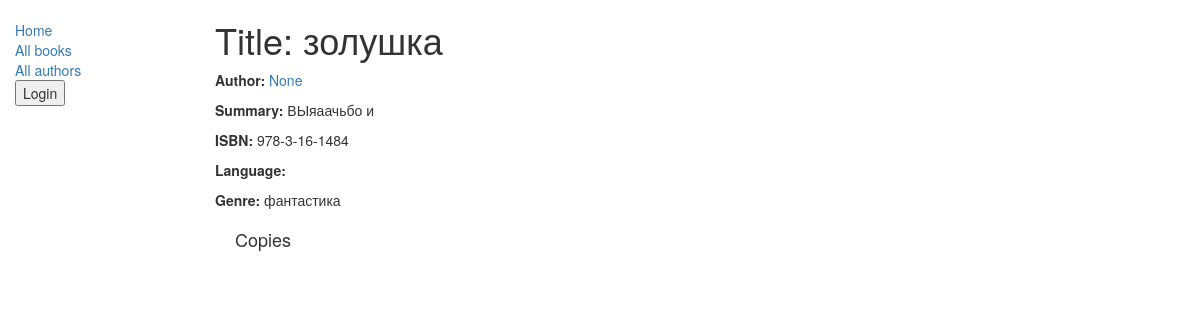
The app's page /book/2/, older data.
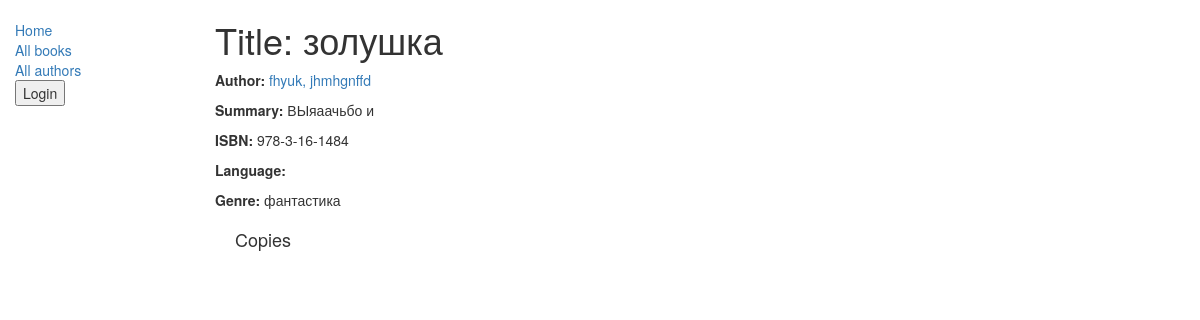
The same page, newer data.
### catalog/models.py (models this page shows, shortened)
class Book(models.Model):
    title = models.CharField(max_length=200)
    author = models.ForeignKey('Author', on_delete=models.SET_NULL, null=True)
    summary = models.TextField(max_length=1000, help_text="Enter a brief description of the book")
    isbn = models.CharField('ISBN', max_length=13, help_text='13 Character <a href="https://www.isbn-international.org/content/what-isbn">ISBN number</a>')
    genre = models.ManyToManyField(Genre, help_text="Select a genre for this book")
    RATING_CHOICES = [
        (1, '1'),
        (2, '2'),
        (3, '3'),
        (4, '4'),
        (5, '5'),
    ]
    rating = models.PositiveSmallIntegerField(choices=RATING_CHOICES, null=True, blank=True,
                                               help_text="Rate this book from 1 to 5")

class Author(models.Model):
    first_name = models.CharField(max_length=100)
    last_name = models.CharField(max_length=100)
    date_of_birth = models.DateField(null=True, blank=True)
    date_of_death = models.DateField('Died', null=True, blank=True)
    def get_absolute_url(self):
        return reverse('catalog:author-detail', args=[str(self.id)])
    def __str__(self):
        return '%s, %s' % (self.last_name, self.first_name)
    class Meta:
        ordering = ['last_name']

### catalog/views.py (the view, shortened to what this page needs)
# urls.py: path('book/<int:pk>/', BookDetailView.as_view(), name='book-detail'),
class BookDetailView(generic.DetailView):
    model = Book
    template_name = 'books/book_detail.html'

### catalog/models.py (called while the page is built)
    def __str__(self):
        return self.name

### catalog/templates/books/book_detail.html (shortened to what this page needs)
{% extends "layout/base.html" %}
{% block content %}
  <h1>Title: {{ book.title }}</h1>
  <p><strong>Author:</strong> <a href="{{ book.author.get_absolute_url }}">{{ book.author }}</a></p>
  <p><strong>Summary:</strong> {{ book.summary }}</p>
  <p><strong>ISBN:</strong> {{ book.isbn }}</p>
  <p><strong>Language:</strong> {{ book.language }}</p>
  <p><strong>Genre:</strong> {% for genre in book.genre.all %} {{ genre }}{% if not forloop.last %}, {% endif %}{% endfor %}</p>
  <div style="margin-left:20px;margin-top:20px">
    <h4>Copies</h4>
  </div>
{% endblock %}

Row changes from the older to the newer data that the page shows:
changed Book "золушка": author "None" → "fhyuk, jhmhgnffd"
